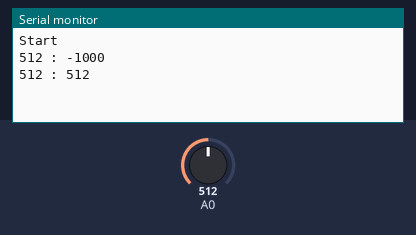
Recording of a sketch running on a simulated Arduino Uno, built with avr-gcc and run on an emulated ATmega328P. On the bench: the last lines printed to the serial monitor. The inputs (shaded band) are chosen by the test bench; at power-on: A0 = 512.

Above: at 1.2 s.
1.3 s: A0 set to 716
At 2.2 s:
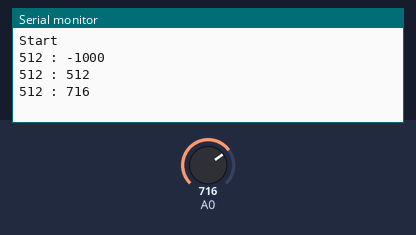
2.8 s: A0 set to 900
At 3.3 s:
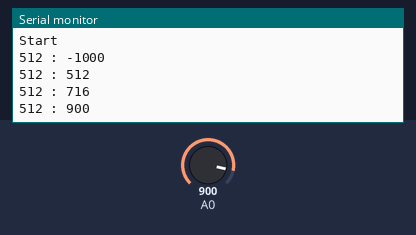
Timing chart, 0 to 5.8 s (numbered marks = the images above; inputs shaded):
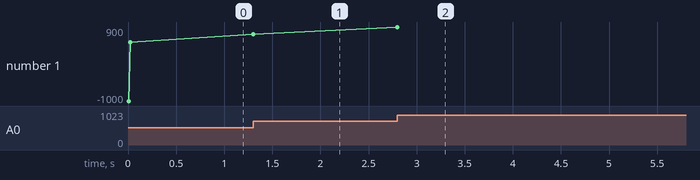

The sketch:

checkSliderValue.ino
```cpp
int minValue = 1000;
int maxValue = -1000;
int value;

void setup(){
  Serial.begin(9600);
  Serial.println("Start");
}

void loop(){
  value = analogRead(0);
  if (value < minValue){
    minValue = value;
    Serial.print(minValue);
    Serial.print(" : ");
    Serial.println(maxValue);
  }
  if (value > maxValue){
    maxValue = value;
    Serial.print(minValue);
    Serial.print(" : ");
    Serial.println(maxValue);
  }
}
```

Measured:
- after the input at 1.3 s, the serial monitor: prints a new line at once (image 1)
- after the input at 2.8 s, the serial monitor: prints a new line at once (image 2)
- plotted number 1: 512 → 716 after the input at 1.3 s, 716 → 900 after the input at 2.8 s
